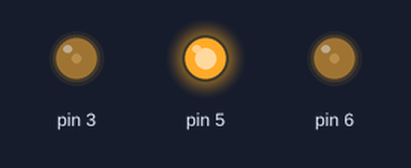
Recording of a sketch running on a simulated Arduino Uno, built with avr-gcc and run on an emulated ATmega328P. On the bench: output pins drawn as LEDs (lit = HIGH).

Above: at 0.1 s.
Timing chart, 0 to 1.6 s (numbered marks = the images above):
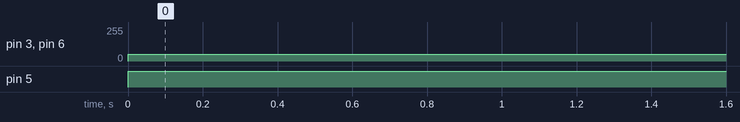

The sketch:

P8.1_arduinoblocks_-_LED_RGB.ino
```cpp
void setup()
{
  	pinMode(6, OUTPUT);
	pinMode(5, OUTPUT);
	pinMode(3, OUTPUT);

}


void loop()
{

  	analogWrite(6,51);
  	analogWrite(5,255);
  	analogWrite(3,51);

}
```

Measured:
- by itself, pin 3, pin 6: 0/255 → 51/255 at 0.00 s
- by itself, pin 5: LOW → HIGH at 0.00 s
